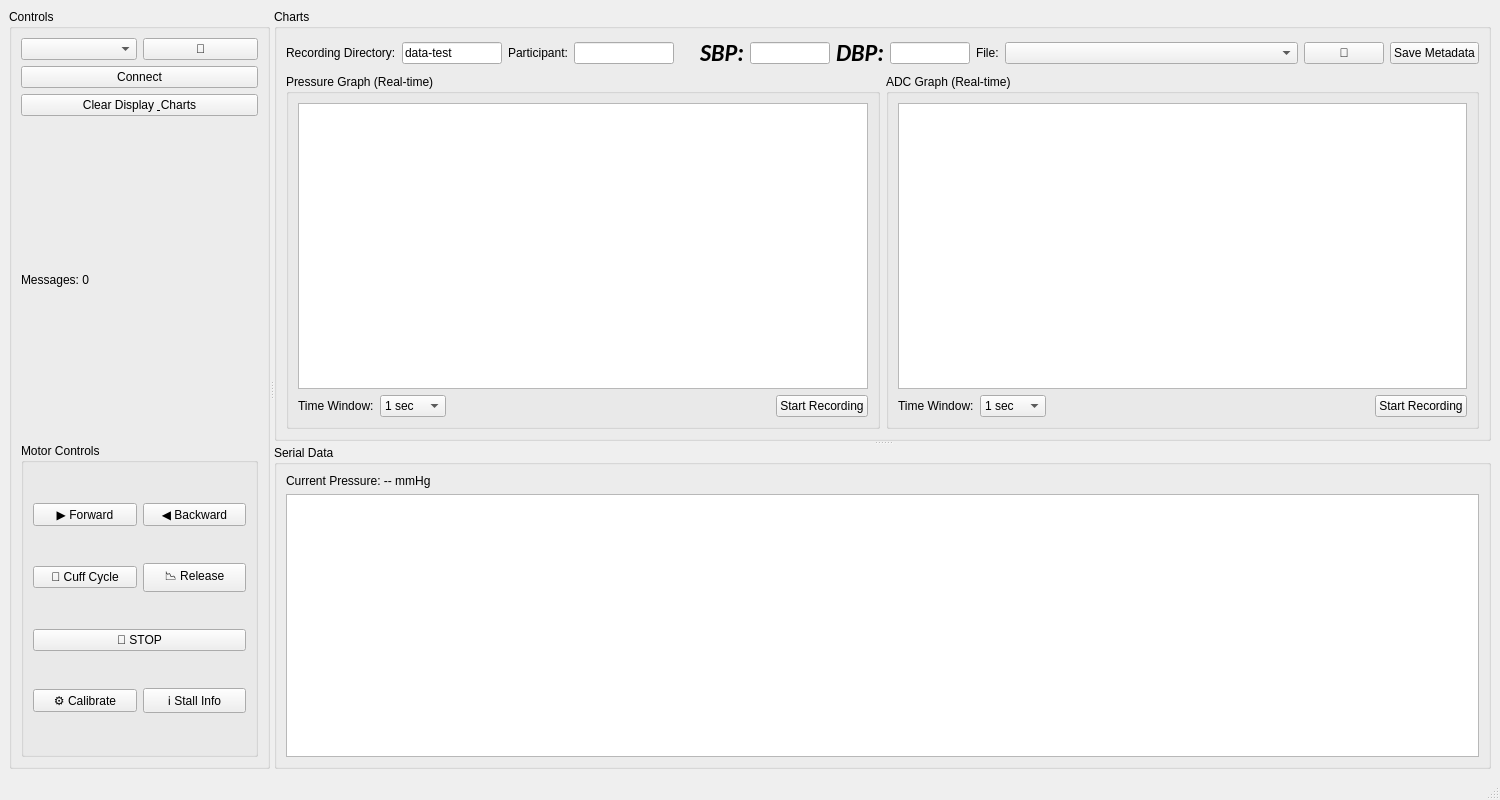
<?xml version="1.0" encoding="UTF-8"?>
<ui version="4.0">
 <class>MainWindow</class>
 <widget class="QMainWindow" name="MainWindow">
  <property name="geometry">
   <rect>
    <x>0</x>
    <y>0</y>
    <width>1500</width>
    <height>800</height>
   </rect>
  </property>
  <property name="windowTitle">
   <string>Arduino Pressure Monitor</string>
  </property>
  <widget class="QWidget" name="centralwidget">
   <layout class="QVBoxLayout" name="verticalLayout_3">
    <item>
     <widget class="QSplitter" name="mainSplitter">
      <property name="orientation">
       <enum>Qt::Orientation::Horizontal</enum>
      </property>
      <widget class="QGroupBox" name="controlPanel">
       <property name="title">
        <string>Controls</string>
       </property>
       <layout class="QVBoxLayout" name="verticalLayout">
        <item>
         <layout class="QHBoxLayout" name="portSelectionLayout">
          <item>
           <widget class="QComboBox" name="portComboBox"/>
          </item>
          <item>
           <widget class="QPushButton" name="refreshPortsButton">
            <property name="toolTip">
             <string>Refresh the list of available COM ports</string>
            </property>
            <property name="text">
             <string>🔄</string>
            </property>
           </widget>
          </item>
         </layout>
        </item>
        <item>
         <widget class="QPushButton" name="connectButton">
          <property name="text">
           <string>Connect</string>
          </property>
         </widget>
        </item>
        <item>
         <widget class="QPushButton" name="clearButton">
          <property name="text">
           <string>Clear Display &amp; Charts</string>
          </property>
         </widget>
        </item>
        <item>
         <widget class="QLabel" name="dataCountLabel">
          <property name="text">
           <string>Messages: 0</string>
          </property>
         </widget>
        </item>
        <item>
         <widget class="QGroupBox" name="motorControlsGroupBox">
          <property name="title">
           <string>Motor Controls</string>
          </property>
          <layout class="QVBoxLayout" name="verticalLayout_5">
           <item>
            <layout class="QHBoxLayout" name="horizontalLayout_2">
             <item>
              <widget class="QPushButton" name="forwardButton">
               <property name="toolTip">
                <string>Move forward for 0.5 seconds (sends ']')</string>
               </property>
               <property name="text">
                <string>▶️ Forward</string>
               </property>
              </widget>
             </item>
             <item>
              <widget class="QPushButton" name="backwardButton">
               <property name="toolTip">
                <string>Move backward for 0.5 seconds (sends '[')</string>
               </property>
               <property name="text">
                <string>◀️ Backward</string>
               </property>
              </widget>
             </item>
            </layout>
           </item>
           <item>
            <layout class="QHBoxLayout" name="horizontalLayout_3">
             <item>
              <widget class="QPushButton" name="cuffCycleButton">
               <property name="toolTip">
                <string>Inflate until stall, then deflate (sends 'j')</string>
               </property>
               <property name="text">
                <string>🔄 Cuff Cycle</string>
               </property>
              </widget>
             </item>
             <item>
              <widget class="QPushButton" name="releaseButton">
               <property name="toolTip">
                <string>Deflate for 40 seconds (sends 'k')</string>
               </property>
               <property name="text">
                <string>📉 Release</string>
               </property>
              </widget>
             </item>
            </layout>
           </item>
           <item>
            <widget class="QPushButton" name="stopButton">
             <property name="toolTip">
              <string>Immediately stop the motor (sends 'x')</string>
             </property>
             <property name="text">
              <string>🛑 STOP</string>
             </property>
            </widget>
           </item>
           <item>
            <layout class="QHBoxLayout" name="horizontalLayout_4">
             <item>
              <widget class="QPushButton" name="calibrateButton">
               <property name="toolTip">
                <string>Calibrate ADC offset (sends 'c')</string>
               </property>
               <property name="text">
                <string>⚙️ Calibrate</string>
               </property>
              </widget>
             </item>
             <item>
              <widget class="QPushButton" name="displayStallButton">
               <property name="toolTip">
                <string>Display stall detection values (sends 'd')</string>
               </property>
               <property name="text">
                <string>ℹ️ Stall Info</string>
               </property>
              </widget>
             </item>
            </layout>
           </item>
          </layout>
         </widget>
        </item>
       </layout>
      </widget>
      <widget class="QSplitter" name="displaySplitter">
       <property name="orientation">
        <enum>Qt::Orientation::Vertical</enum>
       </property>
       <widget class="QGroupBox" name="chartsGroupBox">
        <property name="title">
         <string>Charts</string>
        </property>
        <layout class="QVBoxLayout" name="verticalLayout_4">
         <item>
          <layout class="QHBoxLayout" name="recordingPathLayout">
           <item>
            <widget class="QLabel" name="recordingPathLabel">
             <property name="text">
              <string>Recording Directory:</string>
             </property>
            </widget>
           </item>
           <item>
            <widget class="QLineEdit" name="recordingPathLineEdit">
             <property name="maximumSize">
              <size>
               <width>100</width>
               <height>16777215</height>
              </size>
             </property>
             <property name="text">
              <string>data-test</string>
             </property>
            </widget>
           </item>
           <item>
            <widget class="QLabel" name="participantLabel">
             <property name="text">
              <string>Participant:</string>
             </property>
            </widget>
           </item>
           <item>
            <widget class="QLineEdit" name="participantLineEdit">
             <property name="maximumSize">
              <size>
               <width>100</width>
               <height>16777215</height>
              </size>
             </property>
            </widget>
           </item>
           <item>
            <spacer name="horizontalSpacer_recPath">
             <property name="orientation">
              <enum>Qt::Orientation::Horizontal</enum>
             </property>
             <property name="sizeType">
              <enum>QSizePolicy::Policy::Fixed</enum>
             </property>
             <property name="sizeHint" stdset="0">
              <size>
               <width>20</width>
               <height>20</height>
              </size>
             </property>
            </spacer>
           </item>
           <item>
            <widget class="QLabel" name="sbpLabel">
             <property name="font">
              <font>
               <family>Calibri</family>
               <pointsize>18</pointsize>
               <italic>true</italic>
               <bold>true</bold>
              </font>
             </property>
             <property name="text">
              <string>SBP:</string>
             </property>
            </widget>
           </item>
           <item>
            <widget class="QLineEdit" name="sbpLineEdit">
             <property name="maximumSize">
              <size>
               <width>80</width>
               <height>16777215</height>
              </size>
             </property>
            </widget>
           </item>
           <item>
            <widget class="QLabel" name="dbpLabel">
             <property name="font">
              <font>
               <family>Calibri</family>
               <pointsize>18</pointsize>
               <italic>true</italic>
               <bold>true</bold>
              </font>
             </property>
             <property name="text">
              <string>DBP:</string>
             </property>
            </widget>
           </item>
           <item>
            <widget class="QLineEdit" name="dbpLineEdit">
             <property name="maximumSize">
              <size>
               <width>80</width>
               <height>16777215</height>
              </size>
             </property>
            </widget>
           </item>
           <item>
            <layout class="QHBoxLayout" name="editMetadataLayout">
             <item>
              <widget class="QLabel" name="fileSelectLabel">
               <property name="text">
                <string>File:</string>
               </property>
              </widget>
             </item>
             <item>
              <widget class="QComboBox" name="fileSelectionComboBox">
               <property name="sizePolicy">
                <sizepolicy hsizetype="Expanding" vsizetype="Fixed">
                 <horstretch>1</horstretch>
                 <verstretch>0</verstretch>
                </sizepolicy>
               </property>
              </widget>
             </item>
             <item>
              <widget class="QPushButton" name="refreshFilesButton">
               <property name="toolTip">
                <string>Refresh the file list from the directory above</string>
               </property>
               <property name="text">
                <string>🔄</string>
               </property>
              </widget>
             </item>
             <item>
              <widget class="QPushButton" name="saveMetadataButton">
               <property name="toolTip">
                <string>Save the Participant/SBP/DBP values for the selected file</string>
               </property>
               <property name="text">
                <string>Save Metadata</string>
               </property>
              </widget>
             </item>
            </layout>
           </item>
          </layout>
         </item>
         <item>
          <layout class="QHBoxLayout" name="chartsLayout">
           <item>
            <widget class="QGroupBox" name="pressureChartGroupBox">
             <property name="title">
              <string>Pressure Graph (Real-time)</string>
             </property>
             <layout class="QVBoxLayout" name="verticalLayout_Pressure">
              <item>
               <widget class="QChartView" name="pressureChart"/>
              </item>
              <item>
               <layout class="QHBoxLayout" name="pressureChartControlsLayout">
                <item>
                 <widget class="QLabel" name="timeWindowLabel">
                  <property name="text">
                   <string>Time Window:</string>
                  </property>
                 </widget>
                </item>
                <item>
                 <widget class="QComboBox" name="timeWindowComboBox">
                  <item>
                   <property name="text">
                    <string>1 sec</string>
                   </property>
                  </item>
                  <item>
                   <property name="text">
                    <string>5 sec</string>
                   </property>
                  </item>
                  <item>
                   <property name="text">
                    <string>10 sec</string>
                   </property>
                  </item>
                 </widget>
                </item>
                <item>
                 <spacer name="horizontalSpacer_Pressure">
                  <property name="orientation">
                   <enum>Qt::Orientation::Horizontal</enum>
                  </property>
                  <property name="sizeHint" stdset="0">
                   <size>
                    <width>40</width>
                    <height>20</height>
                   </size>
                  </property>
                 </spacer>
                </item>
                <item>
                 <widget class="QPushButton" name="recordButton">
                  <property name="text">
                   <string>Start Recording</string>
                  </property>
                 </widget>
                </item>
               </layout>
              </item>
             </layout>
            </widget>
           </item>
           <item>
            <widget class="QGroupBox" name="adcChartGroupBox">
             <property name="title">
              <string>ADC Graph (Real-time)</string>
             </property>
             <layout class="QVBoxLayout" name="verticalLayout_ADC">
              <item>
               <widget class="QChartView" name="adcChart"/>
              </item>
              <item>
               <layout class="QHBoxLayout" name="adcChartControlsLayout">
                <item>
                 <widget class="QLabel" name="adcTimeWindowLabel">
                  <property name="text">
                   <string>Time Window:</string>
                  </property>
                 </widget>
                </item>
                <item>
                 <widget class="QComboBox" name="adcTimeWindowComboBox">
                  <item>
                   <property name="text">
                    <string>1 sec</string>
                   </property>
                  </item>
                  <item>
                   <property name="text">
                    <string>5 sec</string>
                   </property>
                  </item>
                  <item>
                   <property name="text">
                    <string>10 sec</string>
                   </property>
                  </item>
                 </widget>
                </item>
                <item>
                 <spacer name="horizontalSpacer_ADC">
                  <property name="orientation">
                   <enum>Qt::Orientation::Horizontal</enum>
                  </property>
                  <property name="sizeHint" stdset="0">
                   <size>
                    <width>40</width>
                    <height>20</height>
                   </size>
                  </property>
                 </spacer>
                </item>
                <item>
                 <widget class="QPushButton" name="adcRecordButton">
                  <property name="text">
                   <string>Start Recording</string>
                  </property>
                 </widget>
                </item>
               </layout>
              </item>
             </layout>
            </widget>
           </item>
          </layout>
         </item>
        </layout>
       </widget>
       <widget class="QGroupBox" name="serialDataGroupBox">
        <property name="title">
         <string>Serial Data</string>
        </property>
        <layout class="QVBoxLayout" name="verticalLayout_2">
         <item>
          <widget class="QLabel" name="currentPressureLabel">
           <property name="text">
            <string>Current Pressure: -- mmHg</string>
           </property>
          </widget>
         </item>
         <item>
          <widget class="QTextEdit" name="serialDataDisplay">
           <property name="readOnly">
            <bool>true</bool>
           </property>
          </widget>
         </item>
        </layout>
       </widget>
      </widget>
     </widget>
    </item>
   </layout>
  </widget>
  <widget class="QMenuBar" name="menubar">
   <property name="geometry">
    <rect>
     <x>0</x>
     <y>0</y>
     <width>1500</width>
     <height>20</height>
    </rect>
   </property>
  </widget>
  <widget class="QStatusBar" name="statusbar"/>
 </widget>
 <customwidgets>
  <customwidget>
   <class>QChartView</class>
   <extends>QGraphicsView</extends>
   <header>QtCharts/QChartView</header>
  </customwidget>
 </customwidgets>
 <resources/>
 <connections/>
</ui>
